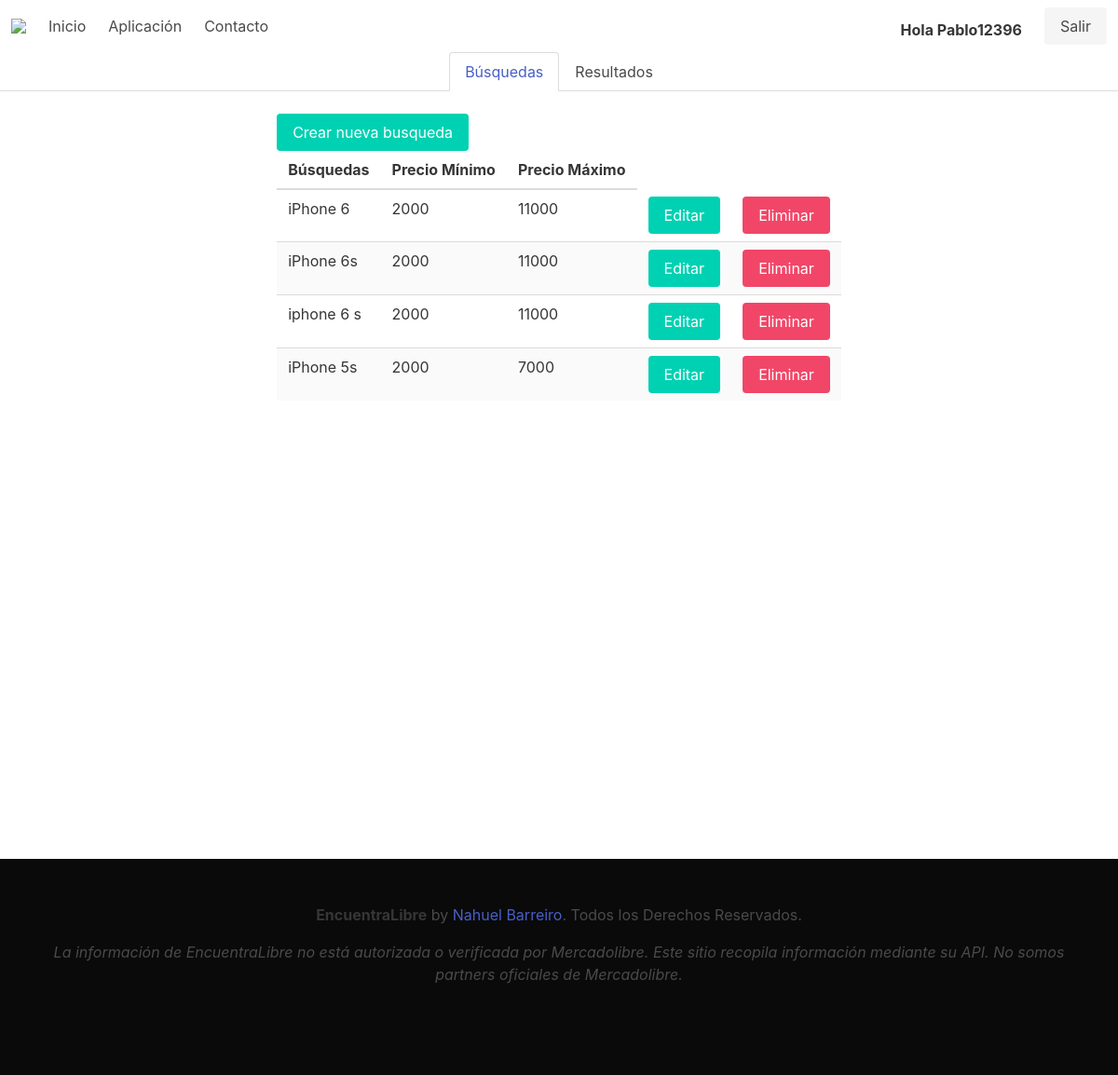
The page /aplicacion/busqueda/ (signed in) on the database its author committed.
### usuario/models.py (models this page shows, shortened)
class Usuario(AbstractBaseUser):
    username= models.CharField('Nombre de Usuario', unique=True, max_length=100)
    email=models.EmailField('Correo electrónico', unique=True, max_length=254)
    nombres=models.CharField('Nombres', max_length=200, blank=True, null=True)
    apellidos=models.CharField('Apellidos', max_length=200, blank=True, null=True)
    usuario_activo=models.BooleanField(default=True)
    usuario_administrador=models.BooleanField(default=False)
    objects=UsuarioManager()
    USERNAME_FIELD='username'
    REQUIRED_FIELDS=['email','nombres','apellidos']

### apiforms/models.py (models this page shows, shortened)
class Busqueda(models.Model):
    busqueda=models.CharField(max_length=30)
    precio_min=models.IntegerField(verbose_name="Precio mínimo")
    precio_max=models.IntegerField(verbose_name="Precio máximo")
    usuario= models.ForeignKey(Usuario, on_delete=models.CASCADE)

### apiforms/views.py (the view)
# urls.py: path('busqueda/', login_required(busqueda.as_view()), name= 'Busquedas'),
class busqueda(ListView):
    model = Busqueda
    template_name= 'Busqueda.html'
    def get(self, request,*args, **kwargs):
        queryset=Busqueda.objects.filter(usuario=request.user)
        contexto={
            'object_list':queryset
        }
        return render(request, self.template_name, contexto)

### apiforms/templates/Busqueda.html (shortened to what this page needs)
{% extends 'base.html' %}
{% block body %}
<section class="hero is-fullheight">
    <div class="container">
      <a href="crear_busqueda" class="button is-primary">Crear nueva busqueda</a>
    <table class="table is-striped">
        <thead>
          <tr>
            <th>Búsquedas</th>
            <th>Precio Mínimo</th>
            <th>Precio Máximo</th>
          </tr>
        </thead>
        <tbody>
            {% for busqueda in object_list %}
            <tr>
              <td> {{ busqueda.busqueda }}</td>
              <td> {{ busqueda.precio_min }}</td>
              <td> {{ busqueda.precio_max }}</td>
              <td> <a class="button is-primary" href="{% url 'editar_busqueda' busqueda.id %}">Editar</a></td>
              <td> <a class="button is-danger" href="{% url 'eliminar_busqueda' busqueda.id %}">Eliminar</a></td>
            </tr>
            {% endfor %}
        </tbody>
    </table>
</div>
</section>
{% endblock body %}

### apiforms/templates/base.html (shortened to what this page needs)
<!DOCTYPE html>
<html lang="es">
<head>
    <link rel="stylesheet" href="https://cdn.jsdelivr.net/npm/bulma@0.9.0/css/bulma.min.css">
</head>
<body>
  <nav class="navbar" role="navigation" aria-label="main navigation">
    <div class="navbar-brand">
      <a class="navbar-item" href="{% url 'inicio' %}">
        <img src="https://i.ibb.co/6vRvy2S/index.png"/>
      </a>
    </div>
  <div id="navbarBasicExample" class="navbar-menu">
    <div class="navbar-start">
      <a class="navbar-item" href="{% url 'inicio' %}">
        Inicio
      </a>
      <a class="navbar-item" href="{% url 'Busquedas' %}">
        Aplicación
      </a>
        <a class="navbar-item" href="{% url 'contacto' %}">
          Contacto
        </a>
      </div>
    </div>
    <div class="navbar-end">
      <div class="navbar-item">
        <div class="buttons">
          {% if request.user.is_authenticated %}
            <strong class="mx-5">Hola {{ request.user.username }}</strong>
            <a class="button is-light" href="{% url 'logout' %}">
              Salir
            </a>
          {% endif %}
        </div>
      </div>
    </div>
</nav>
    <div class="tabs is-centered is-boxed">
        <ul>
        {% with url_name=request.resolver_match.url_name %}
          <li class="{% if url_name == 'Busquedas' %}is-active{% endif %}"><a href="{% url 'Busquedas' %}">Búsquedas</a></li>
          <li class="{% if url_name == 'resultados' %}is-active{% endif %}"><a href="{% url 'resultados' %}">Resultados</a></li>
        {% endwith %}
        </ul>
      </div>
      <div id="wrap">
        <div id="main">
    {% block body %}
    {% endblock body %}
  </div>
</div>
    <div id="footer">
      <footer class="footer has-background-black">
        <div class="content has-text-centered">
          <p>
            <strong>EncuentraLibre</strong> by <a href="mailto:nahuelbarreiro@gmail.com">Nahuel Barreiro</a>. Todos los Derechos Reservados.
            </p>
            <p style="font-style: oblique;">
             La información de EncuentraLibre no está autorizada o verificada por Mercadolibre. Este sitio recopila información mediante su API. No somos partners oficiales de Mercadolibre.
          </p>
        </div>
      </footer>
    </div>
</body>
</html>

### rows shown on the page
Usuario: user.username "Pablo12396"
Busqueda: busqueda "iPhone 6", precio_min "2000", precio_max "11000"
Busqueda: busqueda "iPhone 6s", precio_min "2000", precio_max "11000"
Busqueda: busqueda "iphone 6 s", precio_min "2000", precio_max "11000"
Busqueda: busqueda "iPhone 5s", precio_min "2000", precio_max "7000"
